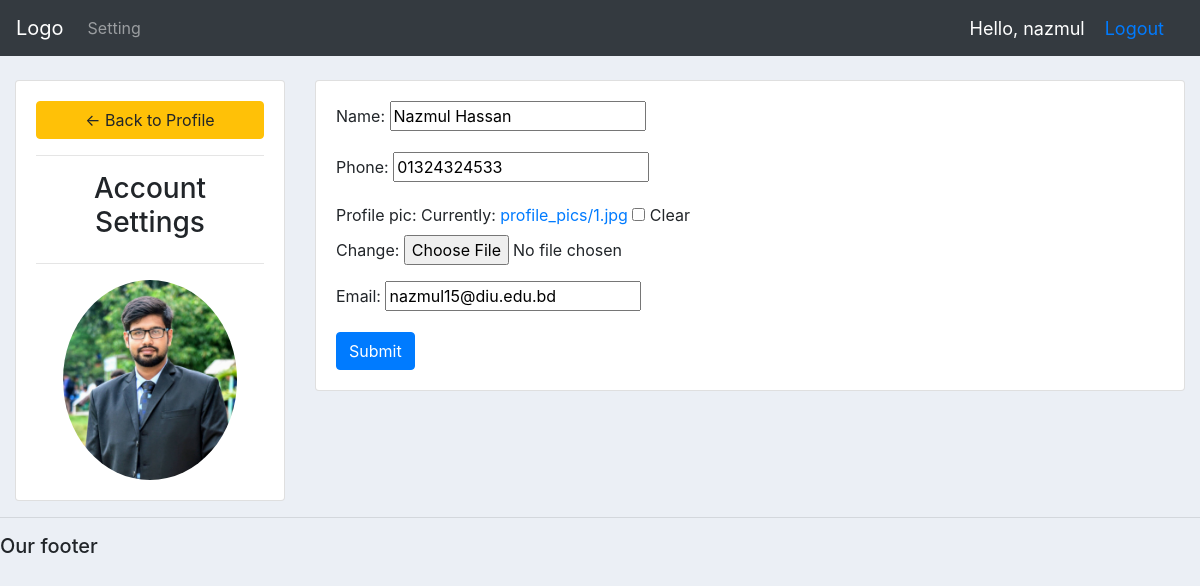
/account/ (signed in), run on the app's committed database.
### accounts/models.py (models this page shows, shortened)
class Customer(models.Model):
    user = models.OneToOneField(User, on_delete=models.CASCADE, null=True, blank=True)
    name = models.CharField(max_length=200, null=True)
    phone = models.CharField(max_length=200, null=True)
    profile_pic = models.ImageField(upload_to='profile_pics', default='profile_pics/2.jpg', null=True, blank=True)
    email = models.CharField(max_length=200, null=True)
    date_created = models.DateTimeField(auto_now_add=True, null=True)

### accounts/views/classbased_view.py (the view, shortened to what this page needs)
# urls.py: path('account/', AccountSettingView.as_view(), name='account'),
class AccountSettingView(TemplateView):
    template_name = 'accounts/account_settings.html'
    form_class = CustomerForm
    @method_decorator(login_required(login_url='login'))
    @method_decorator(allowed_users(allowed_roles=['customer']))
    def dispatch(self, *args, **kwargs):
        self.instance = self.request.user.customer
        return super().dispatch(*args, **kwargs)
    def get(self, request, *args, **kwargs):
        form = self.form_class(instance=self.instance)
        return render(request, self.template_name, {'form': form})

### accounts/form.py
class CustomerForm(ModelForm):
    class Meta:
        model = Customer
        fields = '__all__'
        exclude = ['user']

### templates/accounts/account_settings.html (shortened to what this page needs)
{% extends 'base.html' %}
{% load static %}
{% block content %}
    <br>
    <div class="row">
        <div class="col-md-3">
            <div class="card card-body">
                <a class="btn btn-warning" href="{% url 'home' %}"> &#8592; Back to Profile</a>
                <hr>
                <h3 style="text-align: center">Account Settings</h3>
                <hr>
                <img class="profile-pic" src="{{request.user.customer.profile_pic.url}}" >
            </div>
        </div>
        <div class="col-md-9">
            <div class="card card-body">
                <form method="POST" action="" enctype="multipart/form-data">
                    {{form.as_p}}
                <input class="btn btn-primary" type="submit" name="Update Information">
                </form>
            </div>
        </div>
    </div>
{% endblock %}

### templates/navbar.html (shortened to what this page needs)
<nav class="navbar navbar-expand-lg navbar-dark bg-dark">
    <a class="navbar-brand" href="#">Logo</a>
    <div class="collapse navbar-collapse" id="navbarNav">
        <ul class="navbar-nav">
            {% if request.user.is_staff %}
                <li class="nav-item active">
                    <a class="nav-link" href="{% url 'home' %}">Dashboard</a>
                </li>
                <li class="nav-item">
                    <a class="nav-link" href="{% url 'products' %}">Products</a>
                </li>
            {% else %}
                <li class="nav-item">
                    <a class="nav-link" href="{% url 'account' %}">Setting</a>
                </li>
            {% endif %}
        </ul>
    </div>
    <span id = "hello-msg">Hello, {{ request.user }}</span>
    <span id = "hello-msg"><a href="{% url 'logout' %}">Logout</a></span>
</nav>

### static/css/main.css (style rules this page uses)
body { background-color: #ebeff5; }
#hello-msg { font-size: 18px; color: white; margin-right: 20px; }

### templates/accounts/account_settings.html (style rules this page uses)
.profile-pic { max-width: 200px; max-height:200px; margin: 0 auto; border-radius: 50%; }

### data on the page
Customer: name "Nazmul Hassan", phone "01324324533", email "nazmul15@diu.edu.bd"

### other printed values
{{ request.user }} "nazmul"
